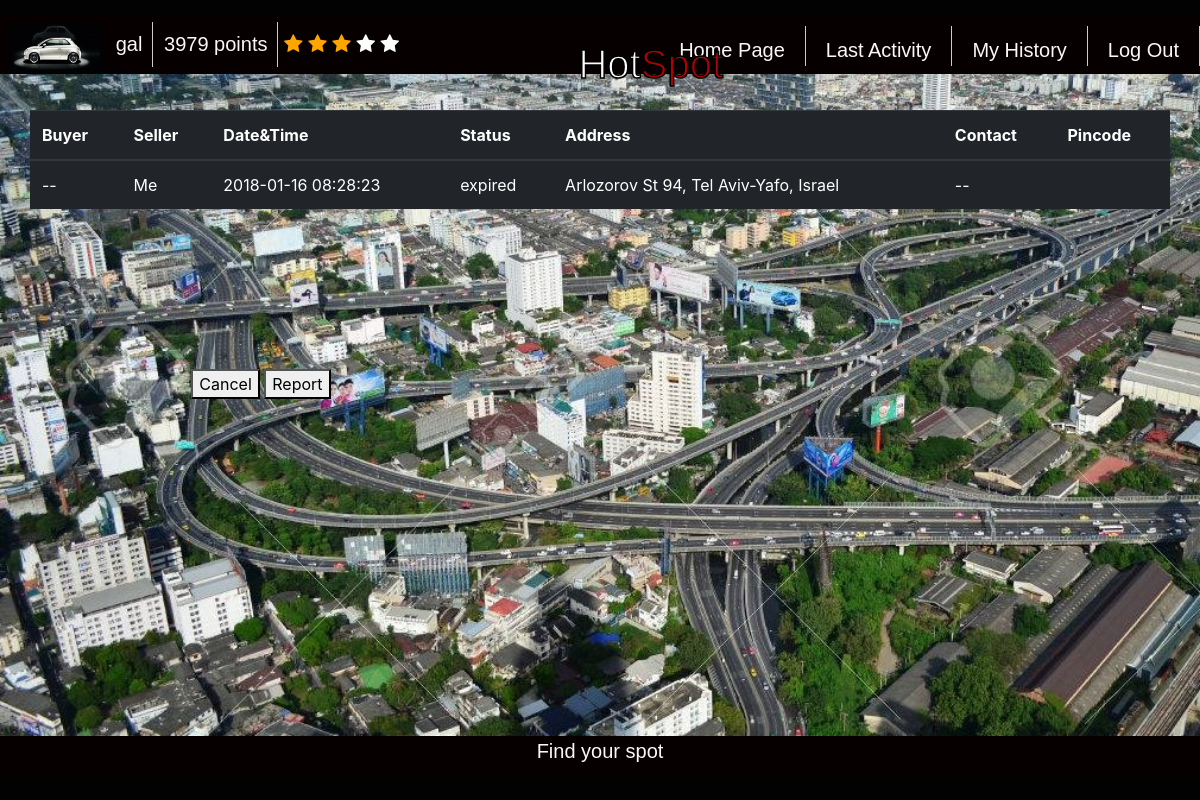
/last_activity/ (signed in), run on an earlier commit of the app's database.
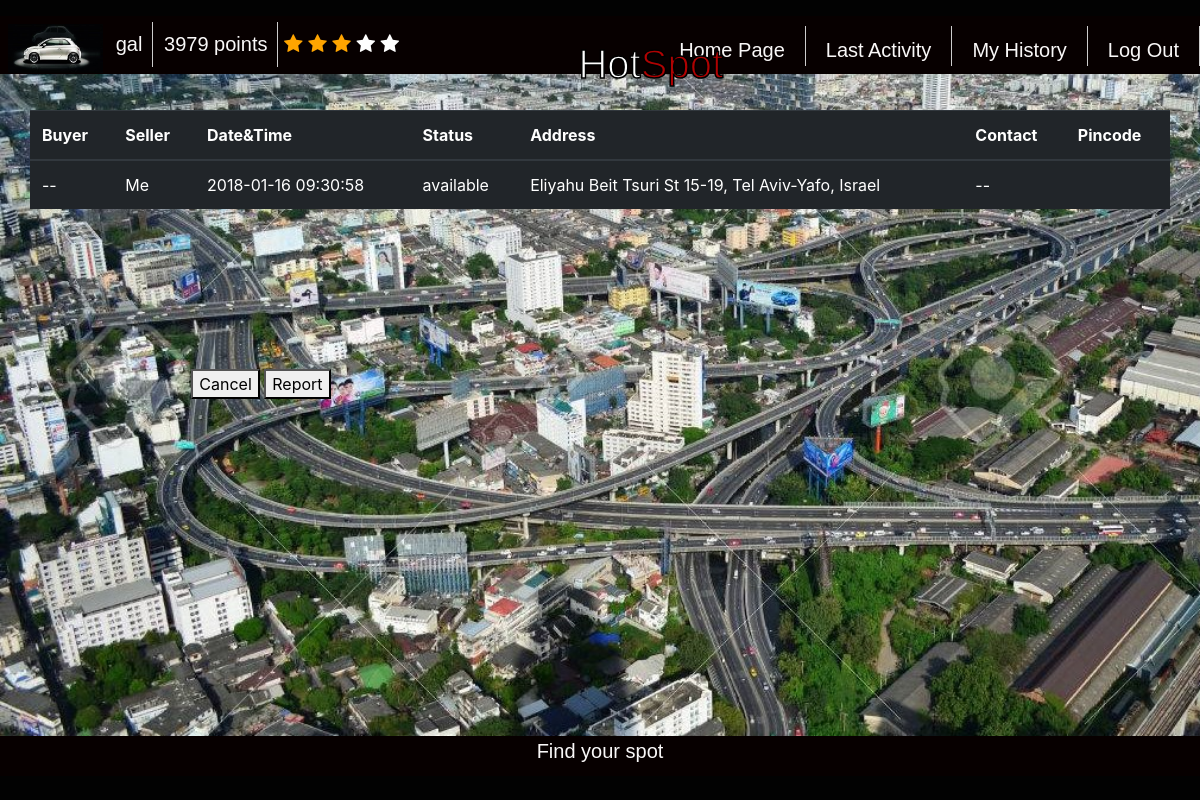
And on a later commit of the database.
### polls/models.py (models this page shows, shortened)
class Purchase(models.Model):
	buyer_id	= models.IntegerField(default=-1) 	# user id
	seller_id	= models.IntegerField(default=-1) 	# user id
	cost 		= models.IntegerField(default=10)
	parking_time 	= models.CharField(max_length=200, default="") #  max 30 minutes from the offering time
	status 		= models.CharField(max_length=200, default="available") # available, in process, done, canceled, expired etc.
	parking_rate 	= models.DecimalField(max_digits=3,decimal_places=2,default=Decimal('0.0000'))
	target_address_lat = models.CharField(max_length=2000)
	target_address_lng = models.CharField(max_length=2000)
	parking_address = models.CharField(default='Tel Aviv', max_length=200) #string. full address
	parking_address_lat = models.CharField(max_length=2000)
	parking_address_lng = models.CharField(max_length=2000)
	lock 			= threading.Lock()
	cond 			= threading.Condition(threading.Lock())
	pin_code		= models.CharField(max_length=2000, default="-1")
	attempt_failure = models.IntegerField(default=0)
	parking_actual_rank = models.DecimalField(max_digits=3,decimal_places=2,default=Decimal('0.0000'))

### polls/views.py (the view)
# urls.py: url(r'^last_activity/$', views.call_last_activity, name='call_last_activity'),
def call_last_activity(request):
	update_user_spots_status(request.user.pk)
	last_activity = getUserLastActivity(request.user.pk)
	if (last_activity == None):
		last_activity = ["", "", "", "", "", "", "", "-1"]
		return render(request, 'polls/last_activity.html', {'last_activity':last_activity })
	if (minutes_elapsed(last_activity.parking_time) > 0 and last_activity.status == ParkingStatus.AVAILABLE):
		last_activity.status = ParkingStatus.EXPIRED
		last_activity.save()
	seller_username = (User.objects.get(pk = last_activity.seller_id)).username
	if (last_activity.buyer_id == -1):
		buyer_username = "--"
		contact = "--"
	else:
		buyer_username = (User.objects.get(pk = last_activity.buyer_id)).username
		contact = (User.objects.get(pk = last_activity.buyer_id)).profile.phone_number
	if (last_activity.seller_id == request.user.pk):
		seller_username = "Me"
		pincode = ""
	else:
		buyer_username = "Me"
		contact = (User.objects.get(pk = last_activity.seller_id)).profile.phone_number
		pincode = last_activity.pin_code
	last_activity = [buyer_username, seller_username, last_activity.parking_time, last_activity.status, last_activity.parking_address, contact, pincode, last_activity.pk]
	return render(request, 'polls/last_activity.html', {'last_activity':last_activity })

### polls/views.py (called while the page is built)
def getAllUserActivities(user_pk):
	'''
	get all purchases user with pk = user_pk took part in as buyer or seller
	'''
	sell_purchases = Purchase.objects.filter(seller_id = user_pk)
	buy_purchases = Purchase.objects.filter(buyer_id = user_pk)
	all_purchases = list(sell_purchases)  + list(buy_purchases)
	return all_purchases

def getUserLastActivity(user_pk):
	'''
	get last activity user took part in
	'''
	update_user_spots_status (user_pk)
	all_purchase = getAllUserActivities(user_pk)
	max_pk = 0
	last_activity = None
	for purchase in all_purchase:
		if (purchase.pk > max_pk):
			max_pk = purchase.pk
			last_activity = purchase
	return last_activity

def update_user_spots_status(user_id):
	'''
	iterate all over purchases  the user participated in and if
	passed the parking due time change status to expired
	'''
	all_user_spot = getAllUserActivities(user_id)
	for spot in all_user_spot:
		if (spot.status == ParkingStatus.AVAILABLE):# or spot.status == ParkingStatus.IN_PROCESS):
			if (minutes_elapsed(spot.parking_time) > 0):
				spot.status = ParkingStatus.EXPIRED
				print(ParkingStatus.EXPIRED)
				spot.save()

### polls/templates/polls/last_activity.html (shortened to what this page needs)
<!DOCTYPE html>
<html>
 {% load static %}
    <link rel="stylesheet" type="text/css" href="{% static "polls/_css/logo.css" %}">
    <link rel="stylesheet" type="text/css" href="{% static "polls/_css/history.css" %}">
<head>
  <link rel="stylesheet" href="https://maxcdn.bootstrapcdn.com/bootstrap/4.0.0-beta.2/css/bootstrap.min.css">
	<link rel="stylesheet" href="https://cdnjs.cloudflare.com/ajax/libs/font-awesome/4.7.0/css/font-awesome.min.css">
</head>
<body>
	<div class="all_site">
        <div class="cover">
			<header>
				<div class="logo">
					<img src="{% static "polls/_images/cars.jpg" %}" height="49"/>
				</div>
				<pro>
					<li>{{request.user.username}}</li>
					<li>{{request.user.profile.points}} points</li>
						<span id="star1" class="fa fa-star"></span>
						<span id="star2" class="fa fa-star"></span>
						<span id="star3" class="fa fa-star"></span>
						<span id="star4" class="fa fa-star"></span>
						<span id="star5" class="fa fa-star"></span>
				</pro>
				<nav>
					<ur>
						<a href="{% url 'polls:logout' %}"><li>Log Out</li></a>
						<a href="{% url 'polls:call_history' %}"><li><col>My History </col></li></a>
						<a href="{% url 'polls:call_last_activity' %}"><li>Last Activity</li></a>
						<a href="{% url 'polls:homepage' %}"><li>Home Page</li></a>
					</ur>
				</nav>
				<div class="main">
					<div class="box_txt">
						<div><h1>Hot<span>Spot</span></h1></div>
					</div>
				</div>
			</header>
			<table class="table table-dark">
				<thead>
				<tr>
				<th>Buyer</th>
				<th>Seller</th>
				<th>Date&Time</th>
				<th>Status</th>
				<th>Address</th>
				<th>Contact</th>
				<th>Pincode</th>
				</tr>
				</thead>
				<tbody>
					<tr>
						<td id="buyer">{{last_activity.0}}</td>
						<td id="seller">{{last_activity.1}}</td>
						<td id="date">{{last_activity.2}}</td>
						<td id="status">{{last_activity.3}}</td>
						<td id="address">{{last_activity.4}}</td>
						<td id="contact">{{last_activity.5}}</td>
						<td id="pincode">{{last_activity.6}}</td>
					</tr>
			    </tbody>
			</table>
	<div class="buttons">
			<button type="button" id="cancel_button" title="Cancel transaction" onclick = cancelPurchase() >Cancel</button>
			<button type="button" id="report_button" title="Report other user didn't show up" onclick = reportPurchase() >Report</button>
		</div>
		</div>
        <footer>
            <p>Find your spot</p>
        </footer>
    </div>
	</body>
</html>

What changed in the data, as far as the page shows it:
no longer on this page (row unchanged): Purchase: parking_time "2018-01-16 08:28:23", status "expired", parking_address "Arlozorov St 94, Tel Aviv-Yafo, Israel"
added Purchase: parking_time "2018-01-16 09:30:58", status "available", parking_address "Eliyahu Beit Tsuri St 15-19, Tel Aviv-Yafo, Israel"
